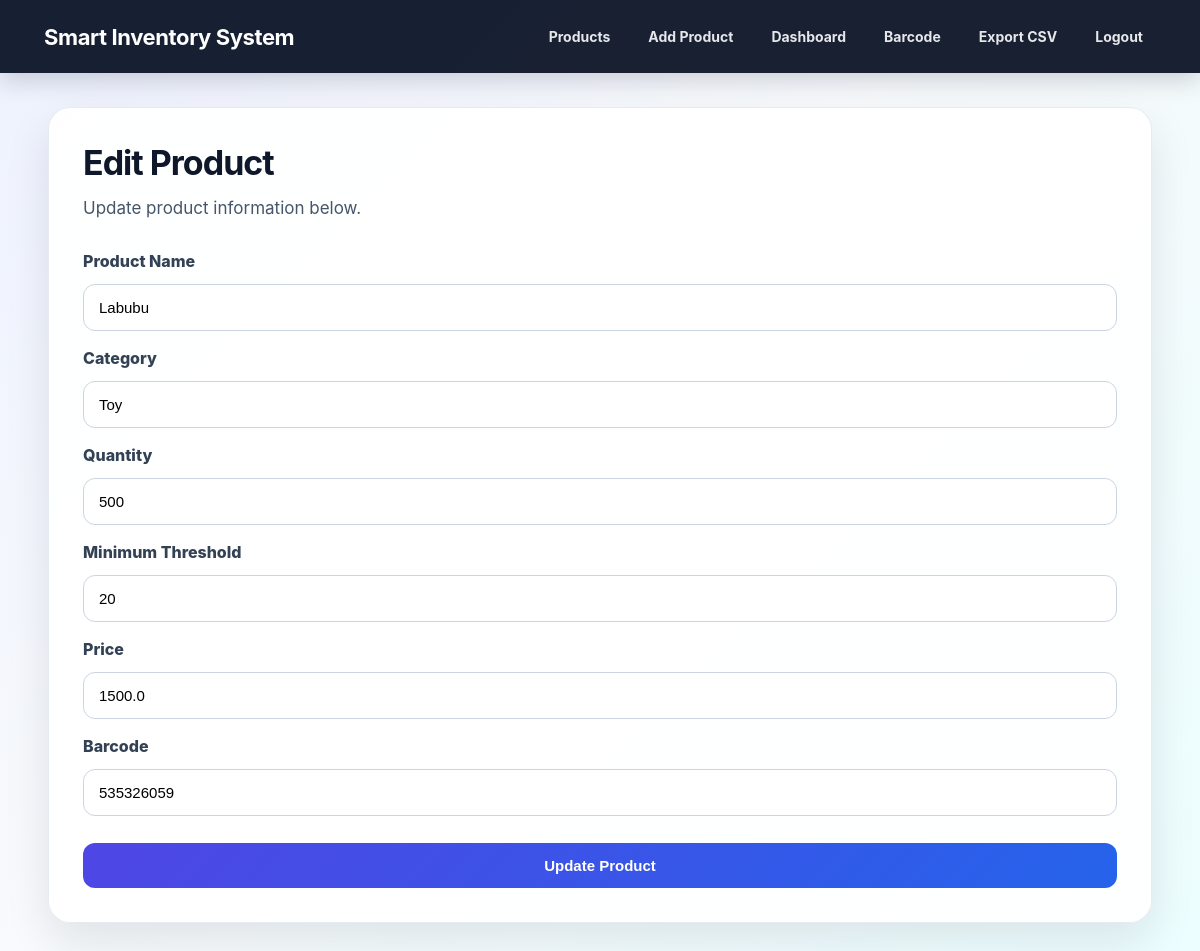
The app's page /edit/5 (signed in) with its own data.
### tables this page shows
CREATE TABLE products (
            id INTEGER PRIMARY KEY AUTOINCREMENT,
            name TEXT NOT NULL,
            category TEXT NOT NULL,
            quantity INTEGER NOT NULL,
            threshold INTEGER NOT NULL,
            price REAL NOT NULL,
            barcode TEXT UNIQUE
        );

### app.py (the view, shortened to what this page needs)
@app.route("/edit/<int:product_id>", methods=["GET", "POST"])
@login_required
def edit_product(product_id):
    connection = get_db_connection()
    product = connection.execute(
        "SELECT * FROM products WHERE id = ?",
        (product_id,)
    ).fetchone()
    if product is None:
        connection.close()
        return "Product not found", 404
    connection.close()
    return render_template("edit_product.html", product=product)

### app.py (called while the page is built)
def get_db_connection():
    connection = sqlite3.connect(DATABASE)
    connection.row_factory = sqlite3.Row
    return connection

def login_required(route_function):
    @wraps(route_function)
    def wrapper(*args, **kwargs):
        if "user_id" not in session:
            flash("Please log in to access the inventory system.", "error")
            return redirect(url_for("login"))
        return route_function(*args, **kwargs)
    return wrapper

### templates/edit_product.html
{% extends "base.html" %}
{% block content %}
<div class="hero">
    <h1>Edit Product</h1>
    <p>Update product information below.</p>
    <form method="POST" class="form-card">
        <label>Product Name</label>
        <input type="text" name="name" value="{{ product['name'] }}" required>
        <label>Category</label>
        <input type="text" name="category" value="{{ product['category'] }}" required>
        <label>Quantity</label>
        <input type="number" name="quantity" value="{{ product['quantity'] }}" required>
        <label>Minimum Threshold</label>
        <input type="number" name="threshold" value="{{ product['threshold'] }}" required>
        <label>Price</label>
        <input type="number" step="0.01" name="price" value="{{ product['price'] }}" required>
        <label>Barcode</label>
        <input type="text" name="barcode" value="{{ product['barcode'] }}">
        <button type="submit" class="btn">Update Product</button>
    </form>
</div>
{% endblock %}

### static/style.css (style rules this page uses)
* { margin: 0; padding: 0; box-sizing: border-box; }
body { font-family: -apple-system, BlinkMacSystemFont, "Segoe UI", Arial, sans-serif; background: linear-gradient(135deg, #eef2ff 0%, #f8fafc 45%, #ecfeff 100%); color: #111827; min-height: 100vh; }
.hero { background: rgba(255, 255, 255, 0.92); padding: 34px; border-radius: 22px; box-shadow: 0 18px 45px rgba(15, 23, 42, 0.10); border: 1px solid rgba(226, 232, 240, 0.85); }
.hero h1 { margin-bottom: 12px; color: #0f172a; font-size: 34px; letter-spacing: -1px; }
.hero p { font-size: 17px; color: #475569; line-height: 1.55; }
.form-card { margin-top: 26px; display: grid; gap: 13px; }
.form-card label { font-weight: 800; color: #334155; margin-top: 4px; }
.form-card input { padding: 14px 15px; border: 1px solid #cbd5e1; border-radius: 12px; font-size: 15px; background: #ffffff; transition: 0.2s ease; }
.btn { margin-top: 14px; background: linear-gradient(135deg, #4f46e5, #2563eb); color: white; border: none; padding: 14px 20px; border-radius: 12px; font-size: 15px; font-weight: 800; cursor: pointer; transition: 0.2s ease; text-decoration: none; display: inline-block; }

### records on screen
products: name "Labubu", category "Toy", quantity "500", threshold "20", price "1500.0", barcode "535326059"
